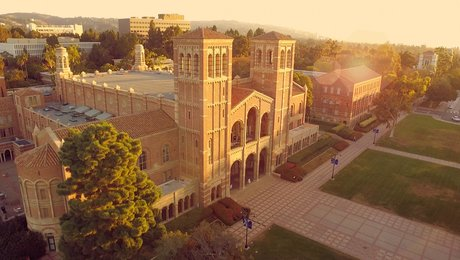
#> input picture Homework2/example1.jpg, 460 x 260 px
$ jupyter execute --allow-errors hw2_filter_KeaneGonzalez.ipynb
#> lines starting #> are read from the running program, lines starting #| are printed output that depends on the picture
# Part I Convolution
In the first part, you are required to implement a function that performs a 2D convolution on an image.

[cell 1]
import numpy as np
from PIL import Image
from matplotlib import pyplot as plt
import math

Please load example1.jpg.

[cell 2]
# [5 lines of commented-out code are left out]

[cell 3]
# if you are using local jupyter notebook, please use the below codes to load image
img = Image.open('example1.jpg')
#> img is the input picture: PIL image 460x260 RGB; mean R, G, B 147.7, 109.6, 75.4

[cell 4]
# Show the image
h,w,_ = np.shape(img)
#> h = 260; w = 460
print('height:',h,' width: ',w)
#| height: 260  width:  460
plt.figure()
plt.imshow(img)
plt.show()

[cell 5]
# now convert the RGB image into the gray image for further process
gray_image = np.array(img.convert('L'))
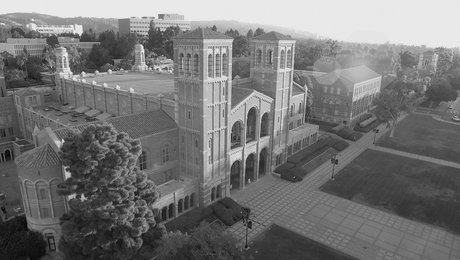
#> gray_image: shape (260, 460); min 5, max 242, mean 117.1
plt.figure()
plt.imshow(gray_image, cmap='gray')
plt.show()

## Question 1
Now you shoud implement your 2d convolution function.

The output image should have the same shape as the input.

For border strategy, you will assume that value of the pixels falling outside the input image is 0.

#> (a cell that did not finish here is left out)

[cell 7]
a = range(0,5)
print(a)
b = np.median(a)
print(b)

Now we will check the result after a gaussian filter. If you write the 2d convolution correctly,  you will find the image become vague

[cell 8]
##### TEST CODE

from PIL import Image, ImageFilter


im = Image.open("example1.jpg")
#> (the rest of this cell did not finish here and is left out)

[cell 9]
# Gaussian filter
def get_gaussian(filter_size, sigma):
  # return a gaussian filter with a size of filter_size and parameter sigma
#> called with sigma = 4
    dim_n = len(filter_size)
    gaussian_weight = np.zeros(shape=filter_size)
    if dim_n == 2:
        dim_x, dim_y = filter_size
        center_x = dim_x/2
        center_y = dim_y/2
        for id_x in range(dim_x):
            for id_y in range(dim_y):
                weight = (id_x-center_x) ** 2 + (id_y-center_y)**2
                gaussian_weight[id_x, id_y] = math.exp(-weight/(2*sigma**2))/(math.sqrt(2*math.pi)*sigma)
    return gaussian_weight

gaussian_filter = get_gaussian([5, 5], 4)
#> (the rest of this cell did not finish here and is left out)
